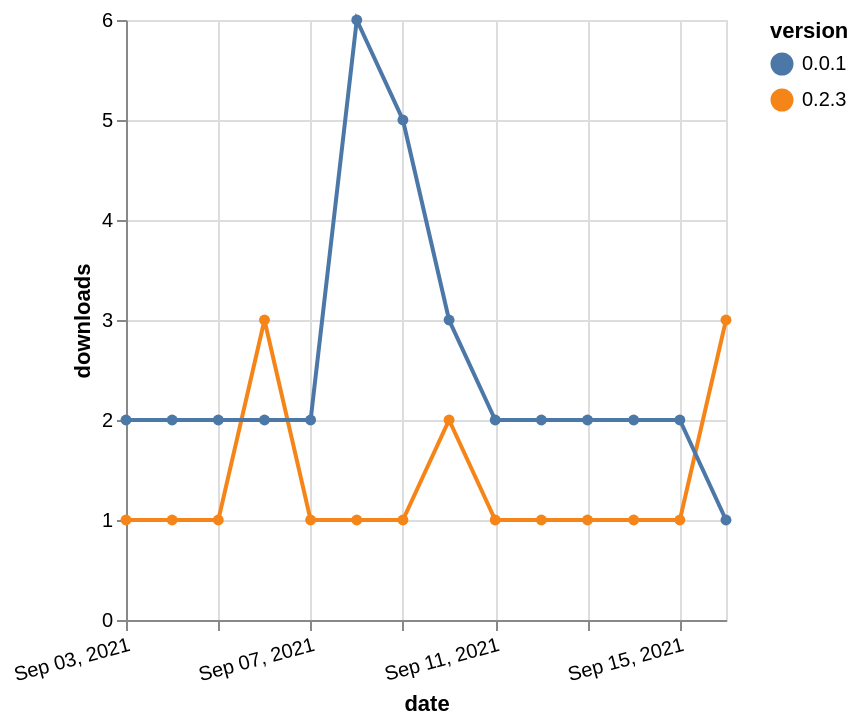

Here is the Vega-Lite specification saved for this chart:
### Vega-Lite specification from a JSON file in a GitHub repository (floating-point values rounded to 4 significant figures)
{"$schema": "https://vega.github.io/schema/vega-lite/v5.json", "description": "A simple bar chart with embedded data.", "data": {"values": [{"date": "2021-09-03", "total": 208, "delta": 1, "version": "0.2.3"}, {"date": "2021-09-04", "total": 209, "delta": 1, "version": "0.2.3"}, {"date": "2021-09-05", "total": 210, "delta": 1, "version": "0.2.3"}, {"date": "2021-09-06", "total": 213, "delta": 3, "version": "0.2.3"}, {"date": "2021-09-07", "total": 214, "delta": 1, "version": "0.2.3"}, {"date": "2021-09-08", "total": 215, "delta": 1, "version": "0.2.3"}, {"date": "2021-09-09", "total": 216, "delta": 1, "version": "0.2.3"}, {"date": "2021-09-10", "total": 218, "delta": 2, "version": "0.2.3"}, {"date": "2021-09-11", "total": 219, "delta": 1, "version": "0.2.3"}, {"date": "2021-09-12", "total": 220, "delta": 1, "version": "0.2.3"}, {"date": "2021-09-13", "total": 221, "delta": 1, "version": "0.2.3"}, {"date": "2021-09-14", "total": 222, "delta": 1, "version": "0.2.3"}, {"date": "2021-09-15", "total": 223, "delta": 1, "version": "0.2.3"}, {"date": "2021-09-16", "total": 226, "delta": 3, "version": "0.2.3"}, {"date": "2021-09-03", "total": 4129, "delta": 2, "version": "0.0.1"}, {"date": "2021-09-04", "total": 4131, "delta": 2, "version": "0.0.1"}, {"date": "2021-09-05", "total": 4133, "delta": 2, "version": "0.0.1"}, {"date": "2021-09-06", "total": 4135, "delta": 2, "version": "0.0.1"}, {"date": "2021-09-07", "total": 4137, "delta": 2, "version": "0.0.1"}, {"date": "2021-09-08", "total": 4143, "delta": 6, "version": "0.0.1"}, {"date": "2021-09-09", "total": 4148, "delta": 5, "version": "0.0.1"}, {"date": "2021-09-10", "total": 4151, "delta": 3, "version": "0.0.1"}, {"date": "2021-09-11", "total": 4153, "delta": 2, "version": "0.0.1"}, {"date": "2021-09-12", "total": 4155, "delta": 2, "version": "0.0.1"}, {"date": "2021-09-13", "total": 4157, "delta": 2, "version": "0.0.1"}, {"date": "2021-09-14", "total": 4159, "delta": 2, "version": "0.0.1"}, {"date": "2021-09-15", "total": 4161, "delta": 2, "version": "0.0.1"}, {"date": "2021-09-16", "total": 4162, "delta": 1, "version": "0.0.1"}]}, "width": "container", "mark": {"type": "line", "point": {"filled": true}}, "encoding": {"x": {"field": "date", "type": "temporal", "timeUnit": "yearmonthdate", "title": "date", "axis": {"labelAngle": -15}}, "y": {"field": "delta", "type": "quantitative", "title": "downloads"}, "color": {"field": "version", "type": "nominal"}, "tooltip": {"field": "delta"}}}
